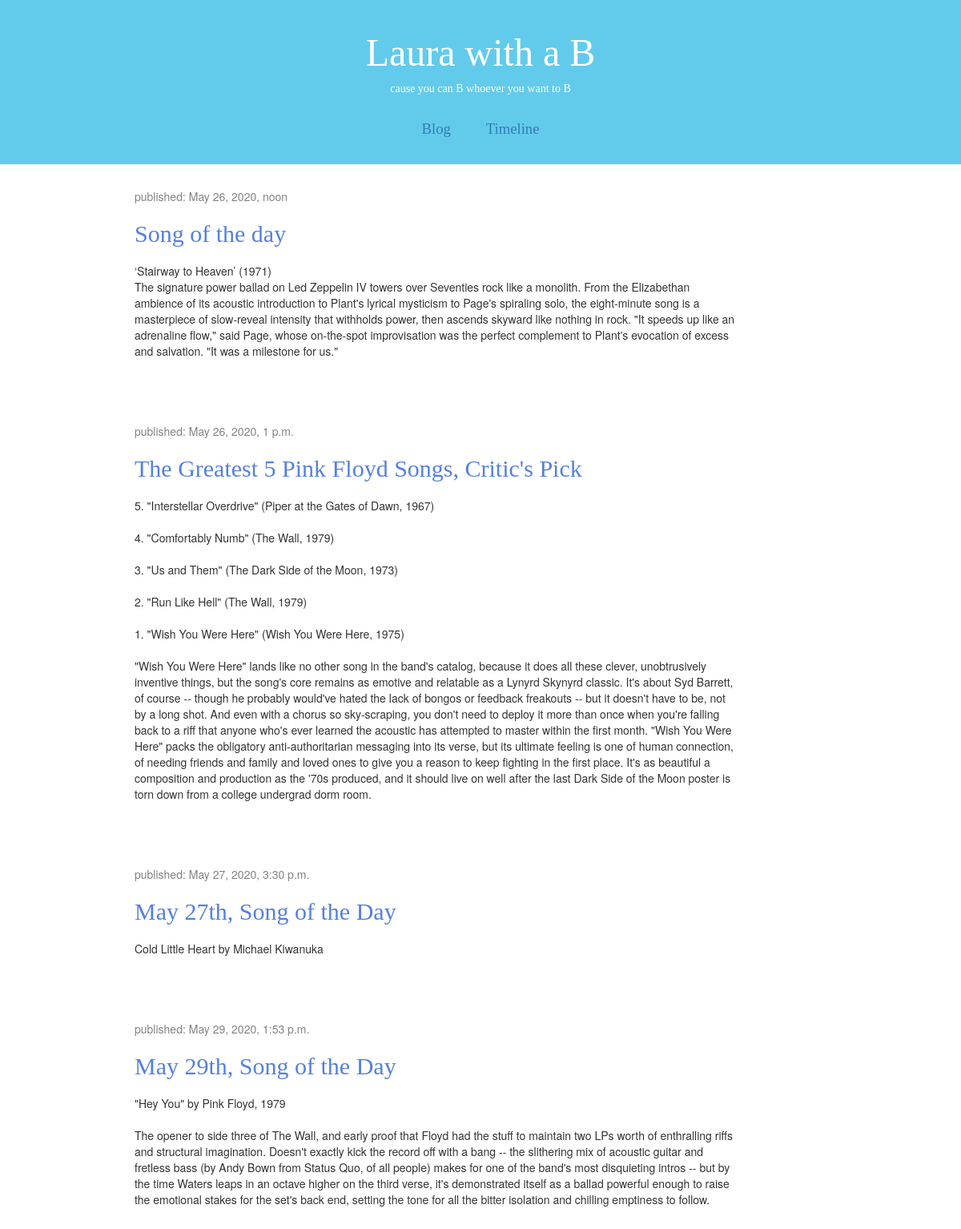
The page / on the database its author committed.
### blog/models.py (models this page shows, shortened)
class Post(models.Model):
    author = models.ForeignKey(settings.AUTH_USER_MODEL, on_delete=models.CASCADE)
    title = models.CharField(max_length=200)
    text = models.TextField()
    created_date = models.DateTimeField(default=timezone.now)
    published_date = models.DateTimeField(blank=True, null=True)

### blog/views.py (the view)
# urls.py: path('', views.post_list, name='post_list'),
def post_list(request):
    posts = Post.objects.filter(published_date__lte=timezone.now()).order_by('published_date')
    return render(request, 'blog/post_list.html', {'posts': posts})

### blog/templates/blog/post_list.html (shortened to what this page needs)
{% extends 'blog/base.html' %}
{% block content %}
    <div class="post_wrapper">
    {% for post in posts %}
        <div class="post">
            <div class="date">
                <p>published: {{ post.published_date }}</p>
            </div>
            <h2><a href="{% url 'post_detail' pk=post.pk %}">{{ post.title }}</a></h2>
            <p>{{ post.text|linebreaksbr }}</p>
        </div>
    {% endfor %}
{% endblock %}

### blog/static/css/blog.css (style rules this page uses)
h1 a, h2 a { font-family: candara; }
h1, h2, h3, h4 { font-family: candara; }
.post_wrapper { padding-top: 30px; text-align: center; margin-right: 10%; padding-left: 10%; padding-right: 10%; }
.post { display:inline-block; margin-bottom: 70px; position: relative; left: auto; right: auto; width: 100% }
.date { color: #828282; text-align: left; width: 100%; }
.post h2 a, .post h2 a:visited { color: #5580dd; float: left; width: 100%; text-align: left; padding-bottom: 20px; }
.post p { text-align: left; }

### rows shown on the page
Post: published_date "May 26, 2020, noon", title "Song of the day", text "‘Stairway to Heaven’ (1971) The signature power ballad on Led Zeppelin IV towers over Seventies rock like a monolith. From the Elizabethan ambience of its acoustic introduction to Plant's lyrical mysticism to Page's spiraling solo, the eight-minute song is a masterpiece of slow-reveal intensity that withholds power, then ascends skyward like nothing in rock. \"It speeds up like an adrenaline flow,\" said Page, whose on-the-spot improvisation was the perfect complement to Plant's evocation of excess and salvation. \"It was a milestone for us.\""
Post: published_date "May 26, 2020, 1 p.m.", title "The Greatest 5 Pink Floyd Songs, Critic's Pick", text "5. \"Interstellar Overdrive\" (Piper at the Gates of Dawn, 1967) 4. \"Comfortably Numb\" (The Wall, 1979) 3. \"Us and Them\" (The Dark Side of the Moon, 1973) 2. \"Run Like Hell\" (The Wall, 1979) 1. \"Wish You Were Here\" (Wish You Were Here, 1975) \"Wish You Were Here\" lands like no other song in the band's catalog, because it does all these clever, unobtrusively inventive things, but the song's core remains as emotive and relatable as a Lynyrd Skynyrd classic. It's about Syd Barrett, of course -- though he probably would've hated the lack of bongos or feedback freakouts -- but it doesn't have to be, not by a long shot. And even with a chorus so sky-scraping, you don't need to deploy it more than…"
Post: published_date "May 27, 2020, 3:30 p.m.", title "May 27th, Song of the Day", text "Cold Little Heart by Michael Kiwanuka"
Post: published_date "May 29, 2020, 1:53 p.m.", title "May 29th, Song of the Day", text "\"Hey You\" by Pink Floyd, 1979 The opener to side three of The Wall, and early proof that Floyd had the stuff to maintain two LPs worth of enthralling riffs and structural imagination. Doesn't exactly kick the record off with a bang -- the slithering mix of acoustic guitar and fretless bass (by Andy Bown from Status Quo, of all people) makes for one of the band's most disquieting intros -- but by the time Waters leaps in an octave higher on the third verse, it's demonstrated itself as a ballad powerful enough to raise the emotional stakes for the set's back end, setting the tone for all the bitter isolation and chilling emptiness to follow."
